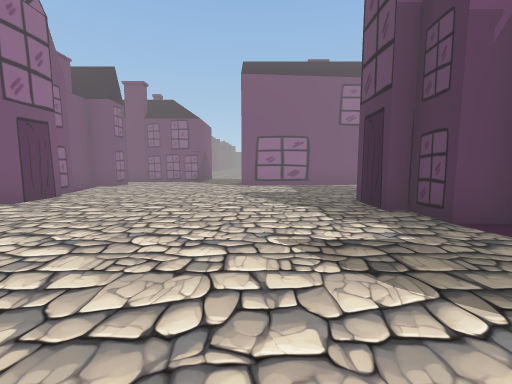
[1] (above)

24 first-person views from a walk through a 3-D level made in the Unity game engine. The camera is 1.5 m above the floor, tilts 6° down and sees 90° across. The floor is counted in squares, 2 m on a side. Each view is taken from the middle of a square. On the plan, view 1 faces up. The plan holds only what a view shows up to about 9 squares ahead; the rest is blank. The place goes on beyond the plan. The player character is not drawn. Some animated figures are not drawn. Some surface patterns are stand-ins.

[2]
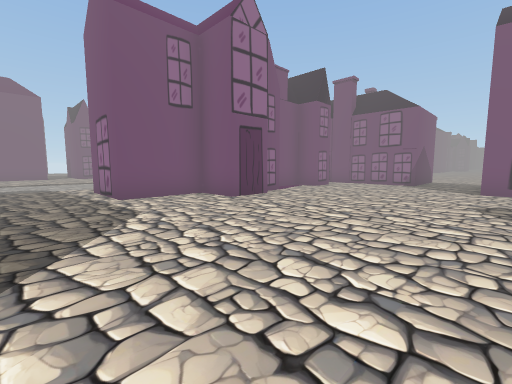

[3]
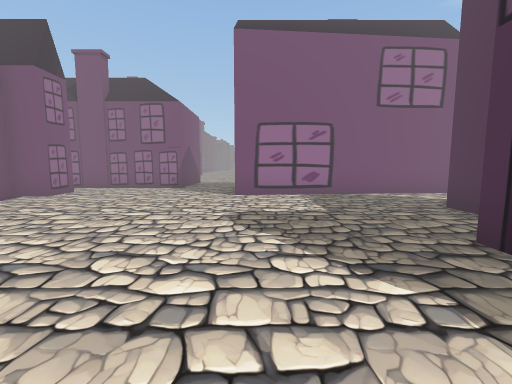

[4]
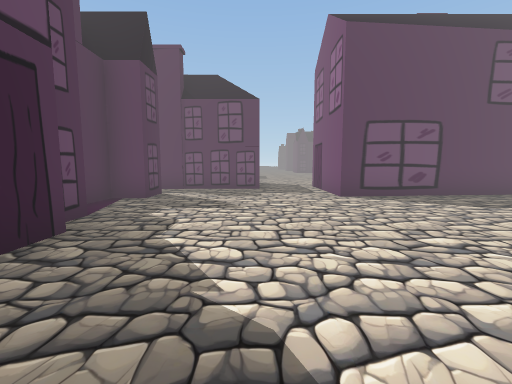

[5]
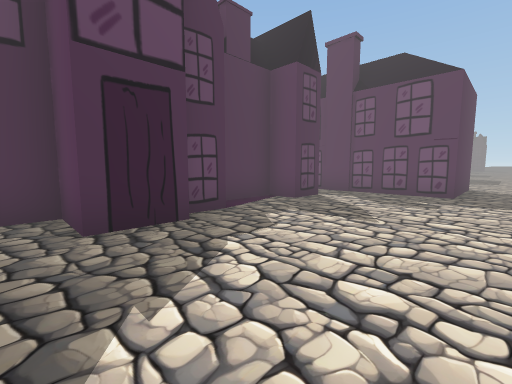

[6]
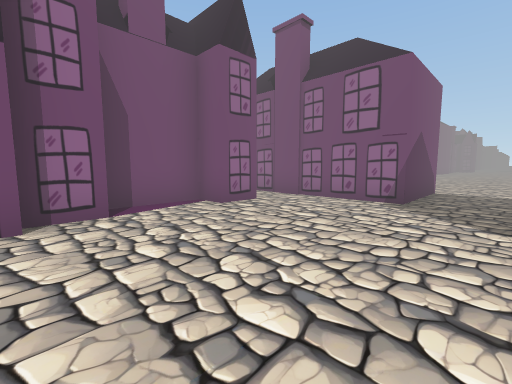

[7]
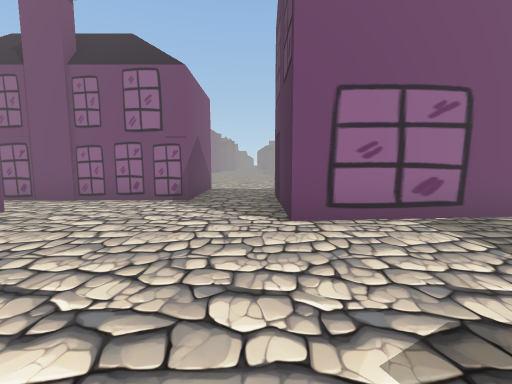

[8]
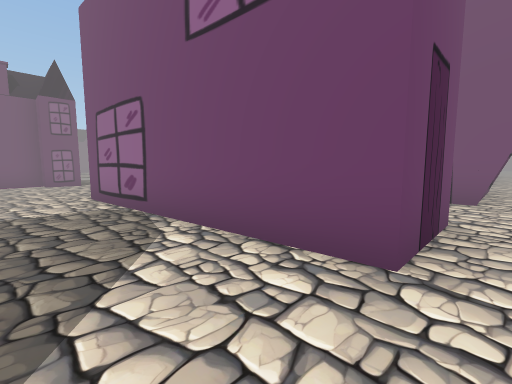

[9]
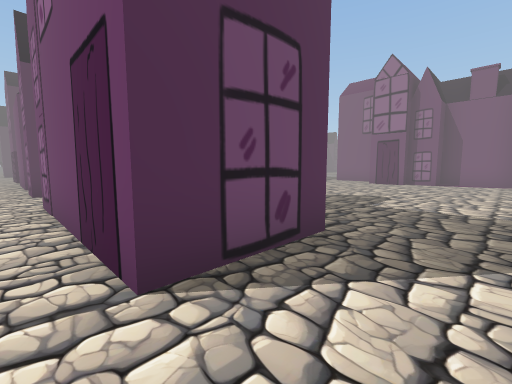

[10]
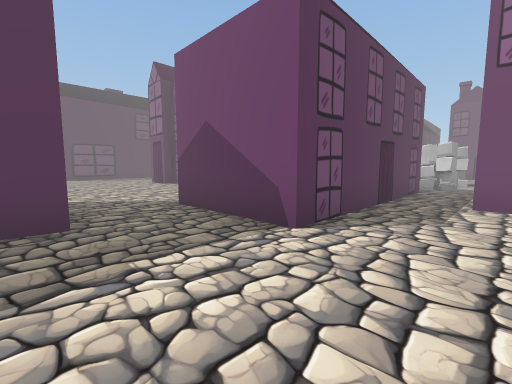

[11]
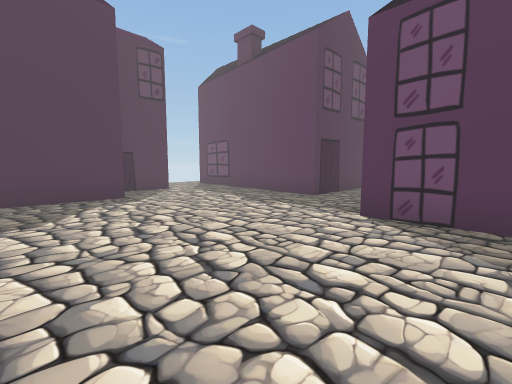

[12]
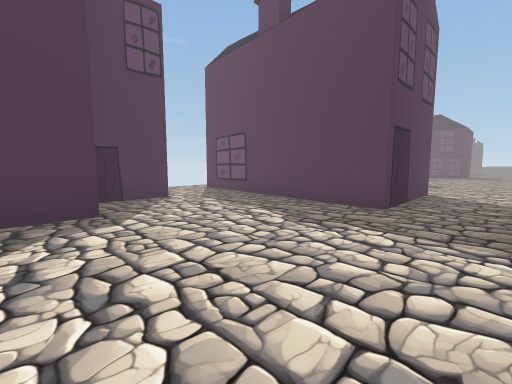

[13]
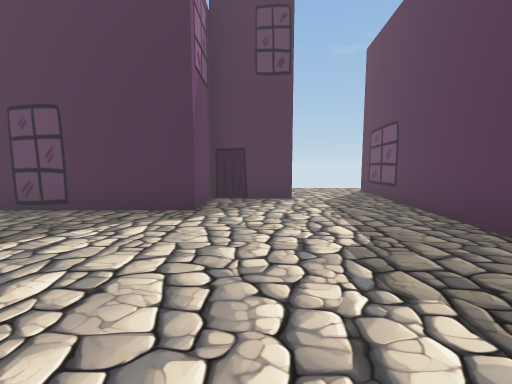

[14]
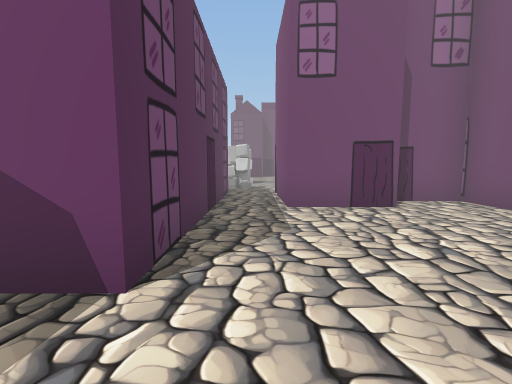

[15]
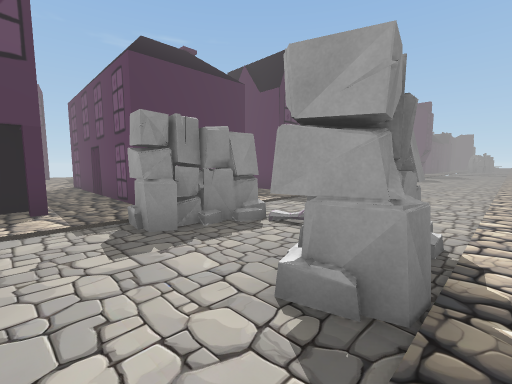

[16]
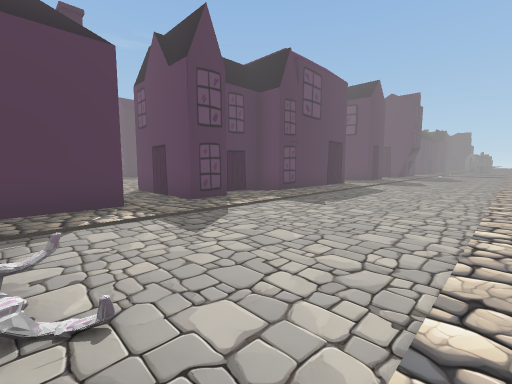

[17]
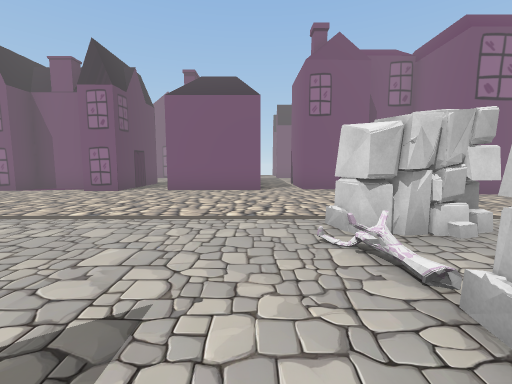

[18]
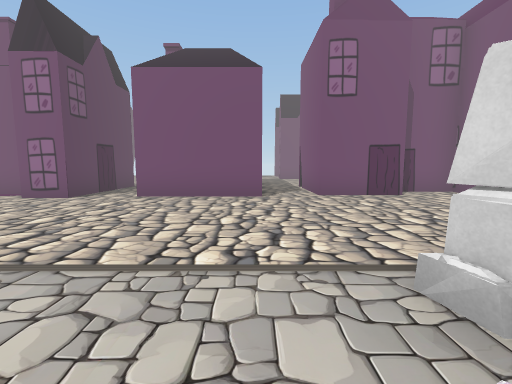

[19]
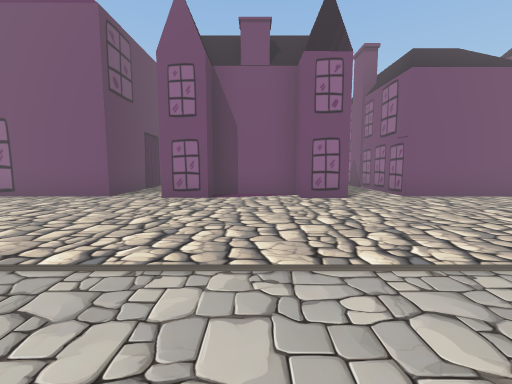

[20]
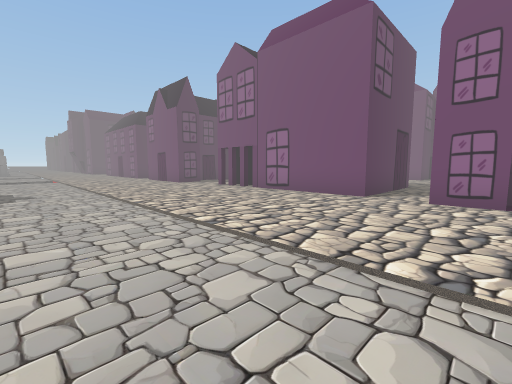

[21]
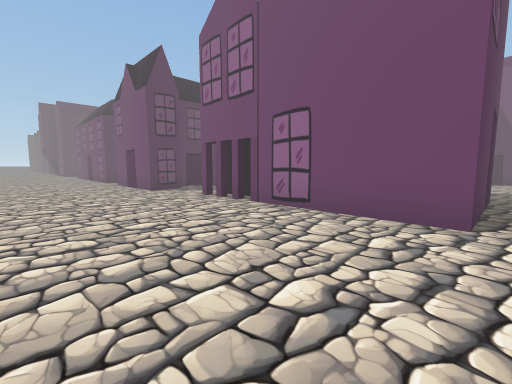

[22]
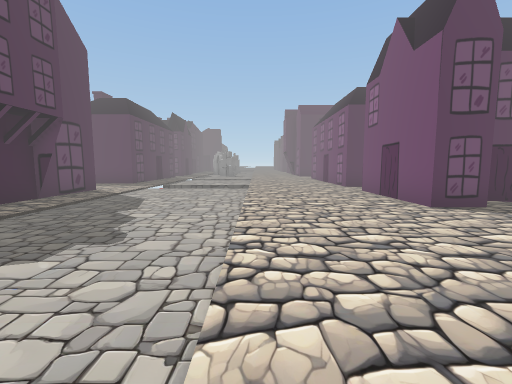

[23]
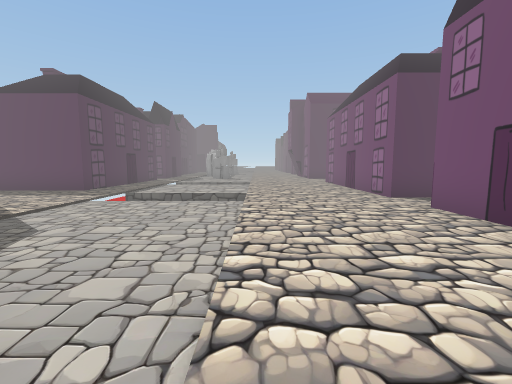

[24]
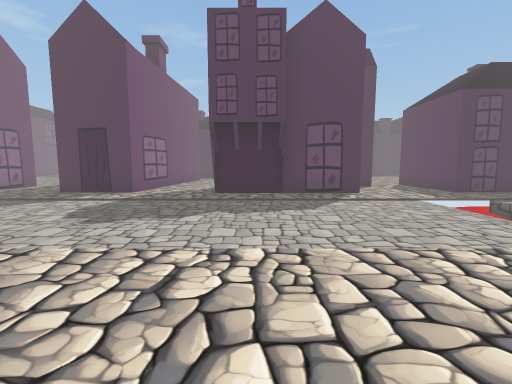

### Floor plan
Key: @ floor where view 1 was taken; # wall or solid block; x gap in a wall; . floor; ≈ water the walk keeps out of; H house; O other object.
Columns run from 22 left of view 1 to 6 right of it. Each row starts with its distance up from view 1.
 18    HHHH.      H ........H
 17     HHH..     H #.......H
 16     #.........H##.......HHH H
 15     ##....................# H
 14    H #....#.#xHHHHHH......##H
 13    .......#O#.HH   H.........
 12      H........HHHHHH..HHHHHH.
 11     HH................HHHHHH.
 10   HHHH........####....HHHHHH.
  9    ...........####...........
  8    ###.........H#............
  7      #........####........HH.
  6     H#........#  H........HH.
  5      #........HHHH......HHHH.
  4      #.......  HH........###.
  3 ..............HHH........###.
  2   HHHH....................H..
  1      H.............HH....###.
  0      H........HHHHHHH.@..###.
 -1      H........HHHHHHH.HHHH H.
 -2      #..........H   H.HHHHHH.
 -3      ............    .H    H.
 -4     ..........H      .H
 -5     .##.......#      ..
 -6     H #.......H
 -7       #.......H
 -8      .........H
 -9      HH...≈≈≈...H
-10     HHH...≈≈≈....
-11      HH.......HHHH
-12      HH.......HHH

Where each view was taken, in squares from view 1:
view 1: 0 up, 0 right, facing up
view 2: 1 up, 0 right, facing up-left
view 3: 3 up, 0 right, facing up
view 4: 7 up, 0 right, facing down
view 5: 6 up, 1 left, facing down-right
view 6: 6 up, 1 left, facing up-left
view 7: 6 up, 1 left, facing up
view 8: 8 up, 6 right, facing up-left
view 9: 9 up, 6 right, facing down-left
view 10: 16 up, 0 right, facing down-left
view 11: 18 up, 4 left, facing down-right
view 12: 17 up, 2 left, facing down-right
view 13: 15 up, 2 left, facing right
view 14: 15 up, 1 left, facing left
view 15: 16 up, 13 left, facing down-right
view 16: 13 up, 13 left, facing down-right
view 17: 12 up, 9 left, facing left
view 18: 12 up, 11 left, facing left
view 19: 6 up, 11 left, facing left
view 20: 5 up, 11 left, facing down-left
view 21: 3 up, 13 left, facing down-left
view 22: 0 up, 13 left, facing down
view 23: 3 down, 13 left, facing down
view 24: 5 down, 15 left, facing right
